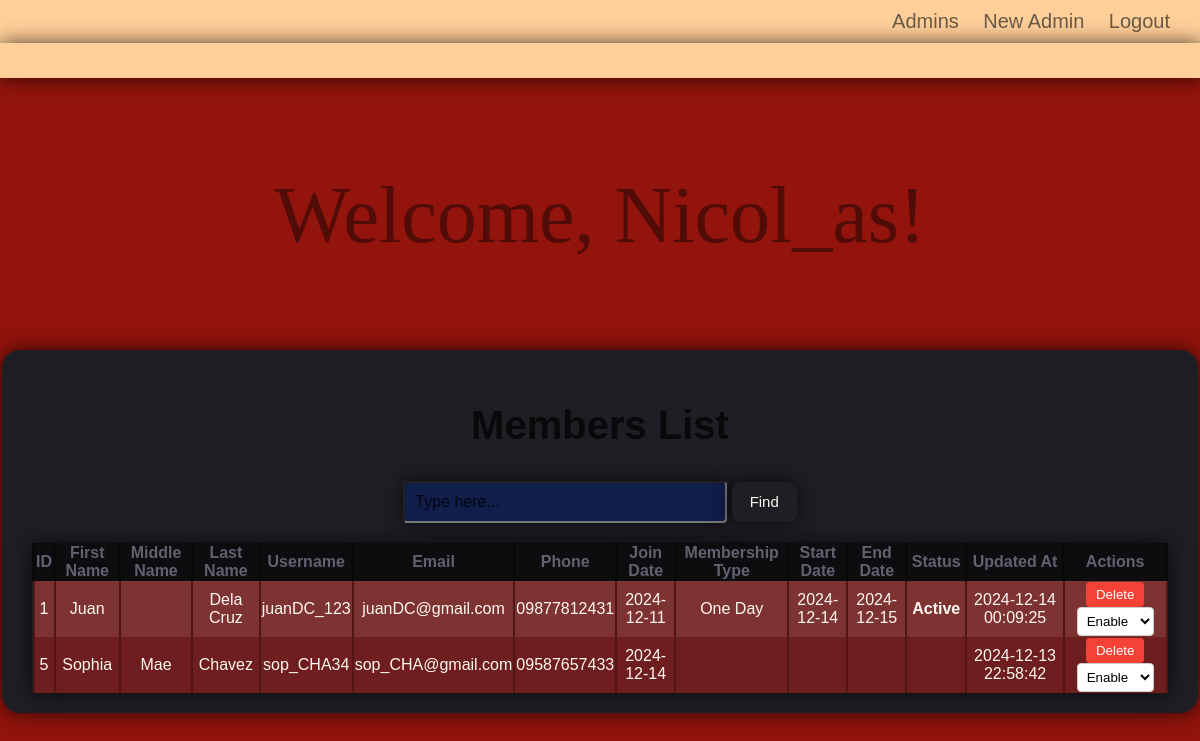
The app's page /dashboard.php (signed in) with its own data.
### tables this page shows
CREATE TABLE `members` (
  `id` int(11) NOT NULL AUTO_INCREMENT,
  `first_name` varchar(50) NOT NULL,
  `middle_name` varchar(50) DEFAULT NULL,
  `last_name` varchar(50) NOT NULL,
  `username` varchar(25) NOT NULL,
  `password` varchar(255) NOT NULL,
  `email` varchar(100) NOT NULL,
  `phone` varchar(11) DEFAULT NULL,
  `join_date` date NOT NULL DEFAULT curdate(),
  `membership_type` enum('One Day','Weekly','Monthly','Yearly','Expired') DEFAULT NULL,
  `membership_start_date` date DEFAULT NULL,
  `membership_end_date` date GENERATED ALWAYS AS (case when `membership_type` = 'Monthly' then `membership_start_date` + interval 1 month when `membership_type` = 'Yearly' then `membership_start_date` + interval 1 year when `membership_type` = 'Weekly' then `membership_start_date` + interval 1 week when `membership_type` = 'One Day' then `membership_start_date` + interval 1 day else NULL end) STORED,
  `status` enum('Active','Disabled') NOT NULL DEFAULT 'Active',
  `updated_at` timestamp NOT NULL DEFAULT current_timestamp() ON UPDATE current_timestamp(),
  PRIMARY KEY (`id`),
  UNIQUE KEY `username` (`username`),
  UNIQUE KEY `password` (`password`),
  UNIQUE KEY `email` (`email`),
  UNIQUE KEY `phone` (`phone`)
);

### dashboard.php (the view, shortened to what this page needs)
<?php
require 'db.php';
$admin_username = isset($_SESSION['username']) ? $_SESSION['username'] : 'Admin';
$search = isset($_GET['search']) ? $_GET['search'] : '';
$sql = "SELECT * FROM members";
$params = [];
$stmt = $pdo->prepare($sql);
$stmt->execute($params);
$members = $stmt->fetchAll();
?>
<!DOCTYPE html>
<html lang="en">
<head>
    <link rel="stylesheet" href="Design/Dashboard.css">
</head>
<body>
    <nav>
        <div class="nav-content">
            <a href="list_admins.php">Admins</a>
            <a href="new_admin.php">New Admin</a>
            <a href="admin_login.php">Logout</a>
        </div>
    </nav>
    <div class="line"></div>
    <header>Welcome, <?php echo  htmlspecialchars($admin_username); ?>! </header>
    <section class="_list" id="Member_list">
        <h1>Members List</h1>
        <form class="search" method="GET" action="" style="margin-bottom: 20px;">
            <input type="text" name="search" placeholder="Type here..." value="<?php echo htmlspecialchars($search); ?>" class="search-input">
            <button type="submit" style="padding: 5px;">Find</button>
        </form>
        <div class="DATA">
            <table border="1">
                <thead>
                    <tr>
                        <th>ID</th>
                        <th>First Name</th>
                        <th>Middle Name</th>
                        <th>Last Name</th>
                        <th>Username</th>
                        <th>Email</th>
                        <th>Phone</th>
                        <th>Join Date</th>
                        <th>Membership Type</th>
                        <th>Start Date</th>
                        <th>End Date</th>
                        <th>Status</th>
                        <th>Updated At</th>
                        <th>Actions</th>
                    </tr>
                </thead>
            <tbody>
                    <?php if (count($members) > 0): ?>
                        <?php foreach ($members as $member): ?>
                            <tr>
                                <td><?php echo htmlspecialchars($member['id']); ?></td>
                                <td><?php echo htmlspecialchars($member['first_name']); ?></td>
                                <td><?php echo htmlspecialchars($member['middle_name']); ?></td>
                                <td><?php echo htmlspecialchars($member['last_name']); ?></td>
                                <td><?php echo htmlspecialchars($member['username']); ?></td>
                                <td><?php echo htmlspecialchars($member['email']); ?></td>
                                <td><?php echo htmlspecialchars($member['phone']); ?></td>
                                <td><?php echo htmlspecialchars($member['join_date']); ?></td>
                                <td><?php echo htmlspecialchars($member['membership_type']); ?></td>
                                <td><?php echo htmlspecialchars($member['membership_start_date']); ?></td>
                                <td><?php echo htmlspecialchars($member['membership_end_date']); ?></td>
                                <td class="status <?php echo strtolower(htmlspecialchars($member['status'])); ?>">
                                    <?php echo htmlspecialchars($member['status']); ?>
                                </td>
                                <td><?php echo htmlspecialchars($member['updated_at']); ?></td>
                                <td>
                                <form action="delete_member.php" method="POST" style="display:inline;">
                                        <button type="submit" onclick="return confirm('Are you sure you want to delete this member?');">Delete</button>
                                </form>
                                <form action="change_status.php" method="POST" style="display:inline;">
    <select name="status" onchange="this.form.submit()">
        <option value="Active" <?php echo ($member['status'] === 'Active' || $member['status'] === NULL) ? 'selected' : ''; ?>>Enable</option>
    </select>
</form>
                                </td>
                            </tr>
                        <?php endforeach; ?>
                    <?php else: ?>
                        <tr>
                            <td colspan="14" style="text-align: center;">No members found</td>
                        </tr>
                    <?php endif; ?>
                </tbody>
            </table>
        </div>
    </section>
</body>
</html>

### Design/Dashboard.css (style rules this page uses)
body { padding: 0; margin: 0; text-align: center; background-color: #92140c; font-family: 'Norwester', sans-serif; }
nav { background-color: #FFCF99; padding: 10px 20px; text-align: right; }
nav a { color: #6b5a47; text-align: right; padding: 15px 10px; text-decoration: none; font-size: 20px; }
.line { width: 100%; height: 35px; background-color: #FFCF99; position: relative; margin-bottom: 5px; box-shadow: 1px 0px 20px rgba(0, 0, 0, 0.7); }
header { padding: 87px; text-align: center; font-size: 80px; position: relative; color: #520c07; font-family: 'Norwester'; }
h1 { position: relative; font-size: 40px; color :#09090a }
.search-input { padding: 10px; font-size: 16px; box-shadow: 0px 0px 20px rgba(0, 0, 0, 0.7); border-radius: 4px; transition: background-color 0.3s, color 0.3s; background-color: #111D4A; color: #FFF8F0; width: 300px }
.search-input::placeholder { color: #040713; }
.search button { background-color: #1E1E24; color: #FFF8F0; padding: 5px 15px; border: none; border-radius: 9px; cursor: pointer; height: 40px; width: 65px; font-size: 15px; box-shadow: 0px 0px 20px rgba(0, 0, 0, 0.7); }
._list { justify-content: center; align-items: center; padding: 20px 30px; margin: 2px; background-color: #1E1E24; border-radius: 18px; box-shadow: 0px 0px 20px rgba(0, 0, 0, 0.7); transform: translateY(50px); animation: slideUp 0.3s cubic-bezier(0.4, 0, 0.2, 1) forwards; }
.DATA table { margin: 0 auto; position: inline; border-collapse: collapse; box-shadow: 0px 0px 20px rgba(0, 0, 0, 0.7); color: #FFF8F0; border: none; text-align: center; }
.DATA th, .DATA td { text-align: center; border: none; }
.DATA th { background-color: #0d0d0f; color: #616170; font-weight: bold; border-left: 3px solid #09090a; border-right: 3px solid #09090a; }
.DATA td { border-left: 2px solid #521616; border-right: 2px solid #521616; }
.DATA tr:nth-child(even) { background-color: #6e1e1e; }
.DATA tr:nth-child(odd) { background-color: #7e3333; }
.DATA td form { display: inline-block; }
.DATA button { background-color: #f44336; color: white; border: none; padding: 5px 10px; border-radius: 4px; cursor: pointer; }
.DATA select { padding: 5px; border: 1px solid #ccc; border-radius: 4px; background-color: #fff; cursor: pointer; }
.status { font-weight: bold; text-align: center; padding: 5px; border-radius: 4px; }

### records on screen
members: id "1", first_name "Juan", last_name "Dela Cruz", username "juanDC_123", email "juanDC@gmail.com", phone "09877812431", join_date "2024-12-11", membership_type "One Day", membership_start_date "2024-12-14", membership_end_date "2024-12-15", status "Active", updated_at "2024-12-14 00:09:25", status "Enable"
members: id "5", first_name "Sophia", middle_name "Mae", last_name "Chavez", username "sop_CHA34", email "sop_CHA@gmail.com", phone "09587657433", join_date "2024-12-14", updated_at "2024-12-13 22:58:42"

### other values on screen
$admin_username "Nicol_as"
